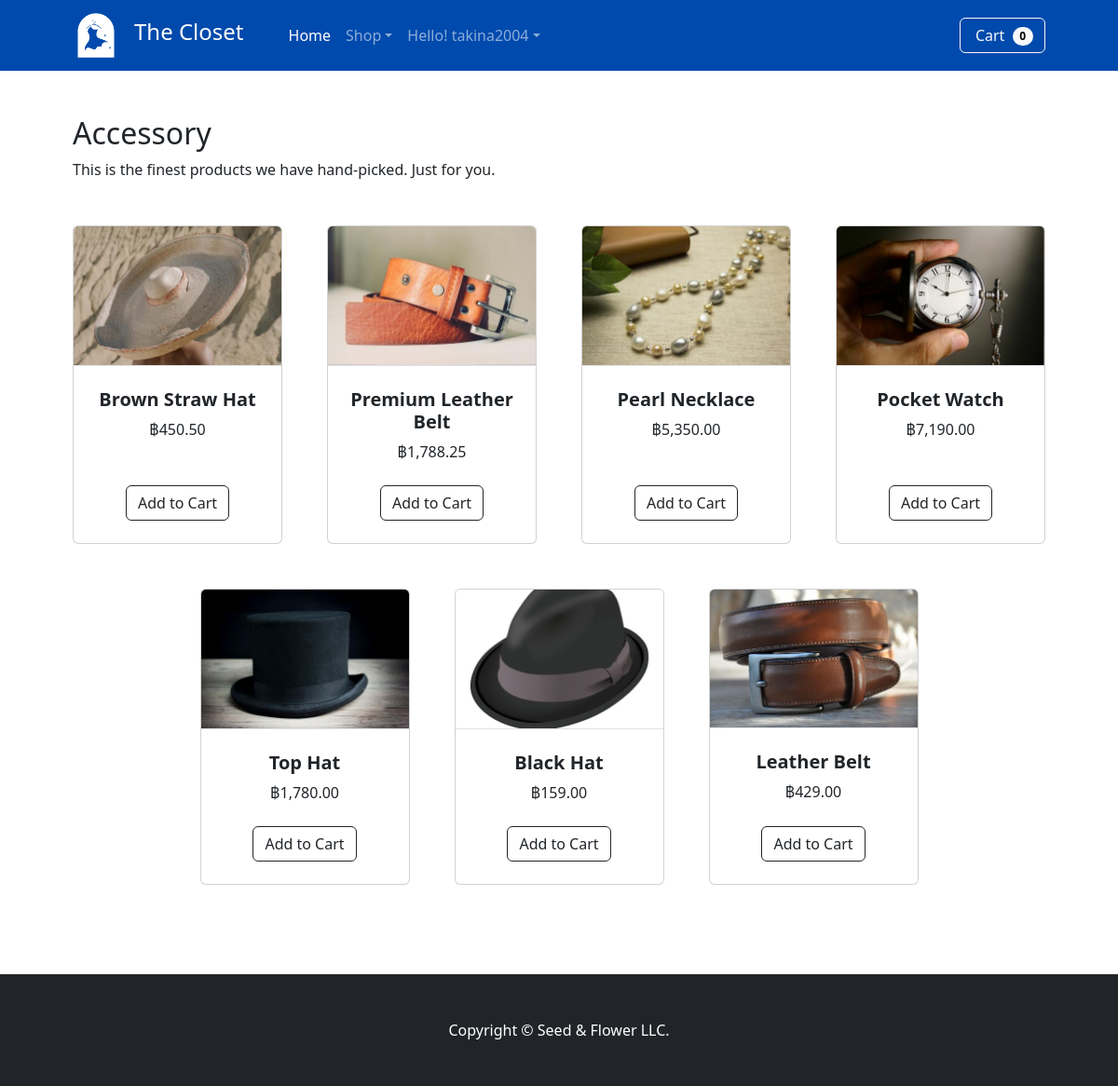
The page /accessory.php (signed in) on the database its author committed.
### tables this page shows
CREATE TABLE `product` (
  `pID` int(3) NOT NULL,
  `pname` varchar(25) NOT NULL,
  `pimagedir` varchar(350) NOT NULL,
  `price` decimal(10,2) NOT NULL,
  `ptype` char(1) DEFAULT NULL,
  `isFeature` tinyint(1) NOT NULL
);

### accessory.php (the view, shortened to what this page needs)
<!doctype html>
<html lang="en">
  <head>
    <link href="https://cdn.jsdelivr.net/npm/bootstrap@5.2.2/dist/css/bootstrap.min.css" rel="stylesheet">
   </head>
  <body>
    <?php include "func/navbar.php";?>
    <section class="mb-5">
      <div class="container px-4 px-lg-5 mt-5">
        <h2>Accessory</h2>
        <p class="mb-5">This is the finest products we have hand-picked. Just for you.</p>
          <div class="row gx-4 gx-lg-5 row-cols-2 row-cols-md-3 row-cols-xl-4 justify-content-center">
          <?php
            $q = "SELECT * FROM product WHERE ptype=\"d\"";
            $result=$mysqli->query($q);
            while($row=$result->fetch_array()){?>
                <div class="col mb-5">
                    <div class="card h-100">
                        <img class="card-img-top border-bottom" src="<?php echo $row['pimagedir'] ?>" alt="..." />
                        <div class="card-body bg-mute p-4">
                            <div class="text-center">
                                <h5 class="fw-bolder"><?php echo $row['pname'] ?></h5>
                                ฿<?php echo number_format($row['price'], 2, '.', ',') ?>
                            </div>
                        </div>
                        <div class="card-footer p-4 pt-0 border-top-0 bg-transparent">
                            <div class="text-center">
                                <form action="func/addtocart.php" method="post">
                                    <div type="submit" class="text-center">
                                        <input type="submit" name="add_to_cart" style="margin-top:5px;" class="btn btn-outline-dark mt-auto" value="Add to Cart" />
                                    </div>
                                </form>
                            </div>
                        </div>
                    </div>
                </div>
            <?php }?>
      </div>
  </section>
  </body>
</html>

### rows shown on the page
product: pimagedir (picture), pname "Brown Straw Hat", price "450.50"
product: pimagedir (picture), pname "Premium Leather Belt", price "1,788.25"
product: pimagedir (picture), pname "Pearl Necklace", price "5,350.00"
product: pimagedir (picture), pname "Pocket Watch", price "7,190.00"
product: pimagedir (picture), pname "Top Hat", price "1,780.00"
product: pimagedir (picture), pname "Black Hat", price "159.00"
product: pimagedir (picture), pname "Leather Belt", price "429.00"

### other values the page prints
$_SESSION['username'] "takina2004"
$count "0"
